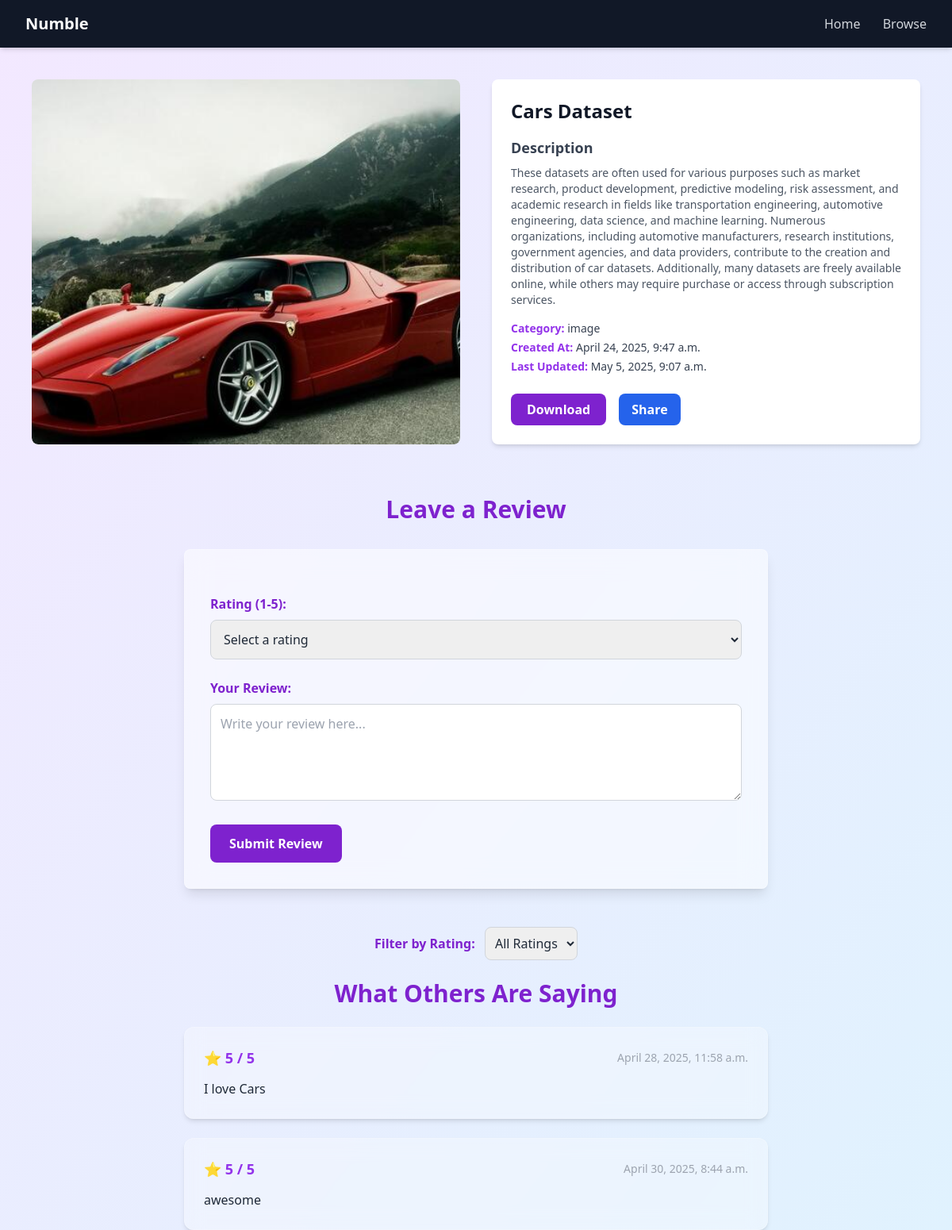
Page /view-details/6 on the committed database.
### datasetmanager/models.py (models this page shows, shortened)
class Datasetmanager(models.Model):
    name = models.CharField(max_length=100)
    description = models.TextField()
    file = models.FileField(upload_to='datasets/', default="")  # Supports image, video, or zipped datasets
    created_at = models.DateTimeField(auto_now_add=True)
    updated_at = models.DateTimeField(auto_now=True)
    category = models.CharField(max_length=50, choices=[
        ('image', 'Image'),
        ('video', 'Video'),
    ])

class Review(models.Model):
    dataset = models.ForeignKey(Datasetmanager, related_name="reviews", on_delete=models.CASCADE)
    rating = models.IntegerField(choices=[(i, str(i)) for i in range(1, 6)])  # Rating from 1 to 5
    text = models.TextField()
    created_at = models.DateTimeField(auto_now_add=True)

### datasetmanager/views.py (the view)
# urls.py: path("view-details/<int:dataset_id>", datasetDetails, name="datasetDetails"),
def datasetDetails(request, dataset_id):
    dataset = get_object_or_404(Datasetmanager, id=dataset_id)
    context = {
        "dataset": dataset,
    }
    return render(request, "datasetDetails.html", context=context)

### templates/datasetDetails.html (shortened to what this page needs)
<!DOCTYPE html>
<html lang="en">
<head>
  <script src="https://cdn.tailwindcss.com"></script>
</head>
<body class="text-gray-800 font-sans">
  <header class="bg-gray-900 text-white px-8 py-4 flex justify-between items-center shadow-md">
    <div class="text-xl font-bold">Numble</div>
    <nav class="space-x-6">
      <a href="/" class="text-gray-300 hover:text-purple-500">Home</a>
      <a href="/browse/" class="text-gray-300 hover:text-purple-500">Browse</a>
    </nav>
  </header>
  <div class="max-w-6xl mx-auto mt-10 px-4 grid grid-cols-1 md:grid-cols-2 gap-10">
    <div class="bg-gray-200 rounded-lg overflow-hidden">
      {% if dataset.category == "image" %}
        <img src="{{ dataset.file.url }}" alt="{{ dataset.name }}" class="w-full h-full object-cover" />
      {% elif dataset.category == "video" %}
        <video autoplay muted loop class="w-full h-full object-cover">
          <source src="{{ dataset.file.url }}" type="video/mp4" />
          Your browser does not support the video tag.
        </video>
      {% endif %}
    </div>
    <div class="bg-white p-6 rounded-lg shadow-md">
      <h2 class="text-2xl font-bold text-gray-900 mb-4">{{ dataset.name }}</h2>
      <h3 class="text-lg font-semibold text-gray-700 mt-4 mb-2">Description</h3>
      <p class="text-gray-600 text-sm">{{ dataset.description }}</p>
      <div class="mt-4 space-y-1 text-sm text-gray-700">
        <div><span class="font-semibold text-purple-600">Category:</span> {{ dataset.category }}</div>
        <div><span class="font-semibold text-purple-600">Created At:</span> {{ dataset.created_at }}</div>
        <div><span class="font-semibold text-purple-600">Last Updated:</span> {{ dataset.updated_at }}</div>
      </div>
      <div class="mt-6 flex gap-4">
        <a href="{{ dataset.file.url }}" download class="bg-purple-700 hover:bg-purple-800 text-white px-5 py-2 rounded-lg font-semibold transition">Download</a>
        <a href="#" class="bg-blue-600 hover:bg-blue-700 text-white px-4 py-2 rounded-lg font-semibold transition share-button"
           data-name="{{ dataset.name }}"
           data-description="{{ dataset.description }}"
           data-url="{{ request.build_absolute_uri }}">
          Share
        </a>
      </div>
    </div>
  </div>
  <div class="max-w-3xl mx-auto mt-16 px-4">
    <h2 class="text-3xl font-bold text-purple-700 text-center mb-8">Leave a Review</h2>
    <form action="{% url 'submit_review' dataset.id %}" method="POST" class="bg-white/50 backdrop-blur-lg p-8 rounded-lg shadow-lg space-y-6 border border-white border-opacity-30">
      <div>
        <label for="rating" class="block font-semibold text-purple-700 mb-2">Rating (1-5):</label>
        <select id="rating" name="rating" required class="w-full p-3 border border-gray-300 rounded-lg focus:outline-none focus:ring-2 focus:ring-purple-500">
          <option disabled selected>Select a rating</option>
        </select>
      </div>
      <div>
        <label for="review" class="block font-semibold text-purple-700 mb-2">Your Review:</label>
        <textarea id="review" name="review" rows="4" required placeholder="Write your review here..."
          class="w-full p-3 border border-gray-300 rounded-lg focus:outline-none focus:ring-2 focus:ring-purple-500"></textarea>
      </div>
      <button type="submit" class="bg-purple-700 hover:bg-purple-800 text-white px-6 py-3 rounded-lg font-bold transition">Submit Review</button>
    </form>
  </div>
  <div class="max-w-3xl mx-auto mt-12 px-4">
    <div class="text-center mb-6">
      <label for="filter-rating" class="font-semibold text-purple-700 mr-2">Filter by Rating:</label>
      <select id="filter-rating" class="p-2 border border-gray-300 rounded-lg focus:outline-none focus:ring-2 focus:ring-purple-500">
        <option value="all" selected>All Ratings</option>
      </select>
    </div>
    <div id="reviews-container" class="space-y-6">
      <h2 class="text-3xl font-bold text-purple-700 text-center mb-6">What Others Are Saying</h2>
      {% for review in dataset.reviews.all %}
        <div data-rating="{{ review.rating }}"
          class="p-6 bg-white/30 backdrop-blur-md border border-white/20 rounded-xl shadow-md hover:shadow-xl transition-all transform hover:scale-[1.02]">
          <div class="flex justify-between items-center mb-3">
            <span class="text-purple-600 font-bold text-lg">⭐ {{ review.rating }} / 5</span>
            <span class="text-gray-400 text-sm">{{ review.created_at }}</span>
          </div>
          <p class="text-gray-800 text-base leading-relaxed">{{ review.text }}</p>
        </div>
      {% empty %}
        <p class="text-gray-500 text-center text-lg">No reviews yet. Be the first to leave a review!</p>
      {% endfor %}
    </div>
  </div>
</body>
</html>

### templates/datasetDetails.html (style rules this page uses)
body { background: linear-gradient(to bottom right, #f3e8ff, #e0f2fe); }
.bg-gray-200 img { width: 100%; height: 100%; object-fit: cover; border-radius: 0.5rem; }

### rows in the picture
Datasetmanager: file (picture), name "Cars Dataset", description "These datasets are often used for various purposes such as market research, product development, predictive modeling, risk assessment, and academic research in fields like transportation engineering, automotive engineering, data science, and machine learning. Numerous organizations, including automotive manufacturers, research institutions, government agencies, and data providers, contribute to the creation and distribution of car datasets. Additionally, many datasets are freely available online, while others may require purchase or access through subscription services.", category "image", created_at "April 24, 2025, 9:47 a.m.", updated_at "May 5, 2025, 9:07 a.m."
Review: rating "5", created_at "April 28, 2025, 11:58 a.m.", text "I love Cars"
Review: rating "5", created_at "April 30, 2025, 8:44 a.m.", text "awesome"
